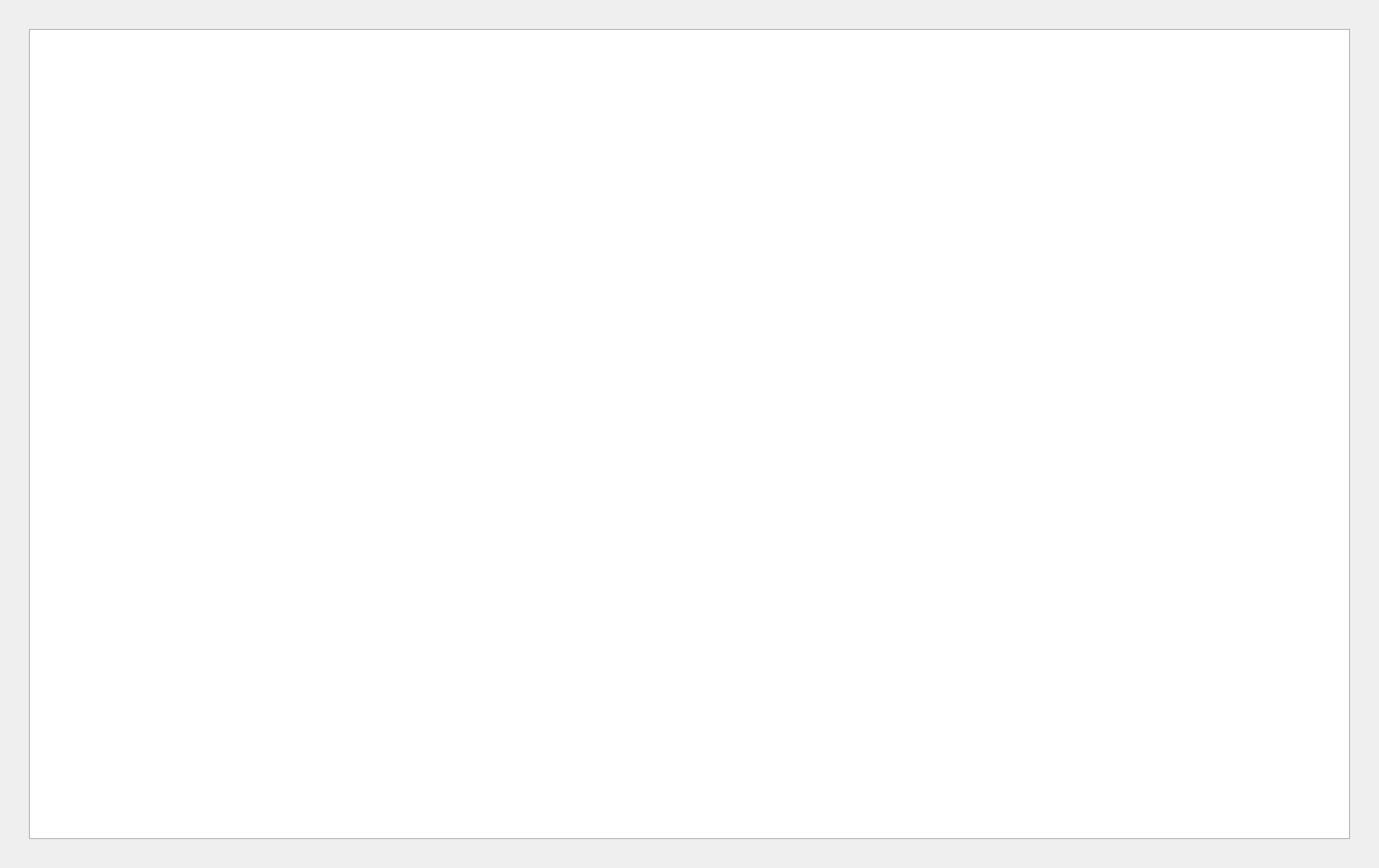
<?xml version="1.0" encoding="UTF-8"?>
<ui version="4.0">
 <class>Console</class>
 <widget class="QDialog" name="Console">
  <property name="windowModality">
   <enum>Qt::NonModal</enum>
  </property>
  <property name="geometry">
   <rect>
    <x>0</x>
    <y>0</y>
    <width>1431</width>
    <height>901</height>
   </rect>
  </property>
  <property name="windowTitle">
   <string>Stella CapTouch Test System - Console Output</string>
  </property>
  <property name="windowIcon">
   <iconset resource="CapTouch.qrc">
    <normaloff>:/CalibrationImages/resource/icon.jpg</normaloff>:/CalibrationImages/resource/icon.jpg</iconset>
  </property>
  <property name="autoFillBackground">
   <bool>false</bool>
  </property>
  <property name="modal">
   <bool>false</bool>
  </property>
  <widget class="QTextBrowser" name="ConsoleOutput">
   <property name="enabled">
    <bool>true</bool>
   </property>
   <property name="geometry">
    <rect>
     <x>30</x>
     <y>30</y>
     <width>1371</width>
     <height>841</height>
    </rect>
   </property>
   <property name="font">
    <font>
     <pointsize>10</pointsize>
    </font>
   </property>
   <property name="frameShape">
    <enum>QFrame::StyledPanel</enum>
   </property>
   <property name="frameShadow">
    <enum>QFrame::Raised</enum>
   </property>
   <property name="lineWidth">
    <number>1</number>
   </property>
  </widget>
 </widget>
 <resources>
  <include location="CapTouch.qrc"/>
 </resources>
 <connections/>
</ui>
